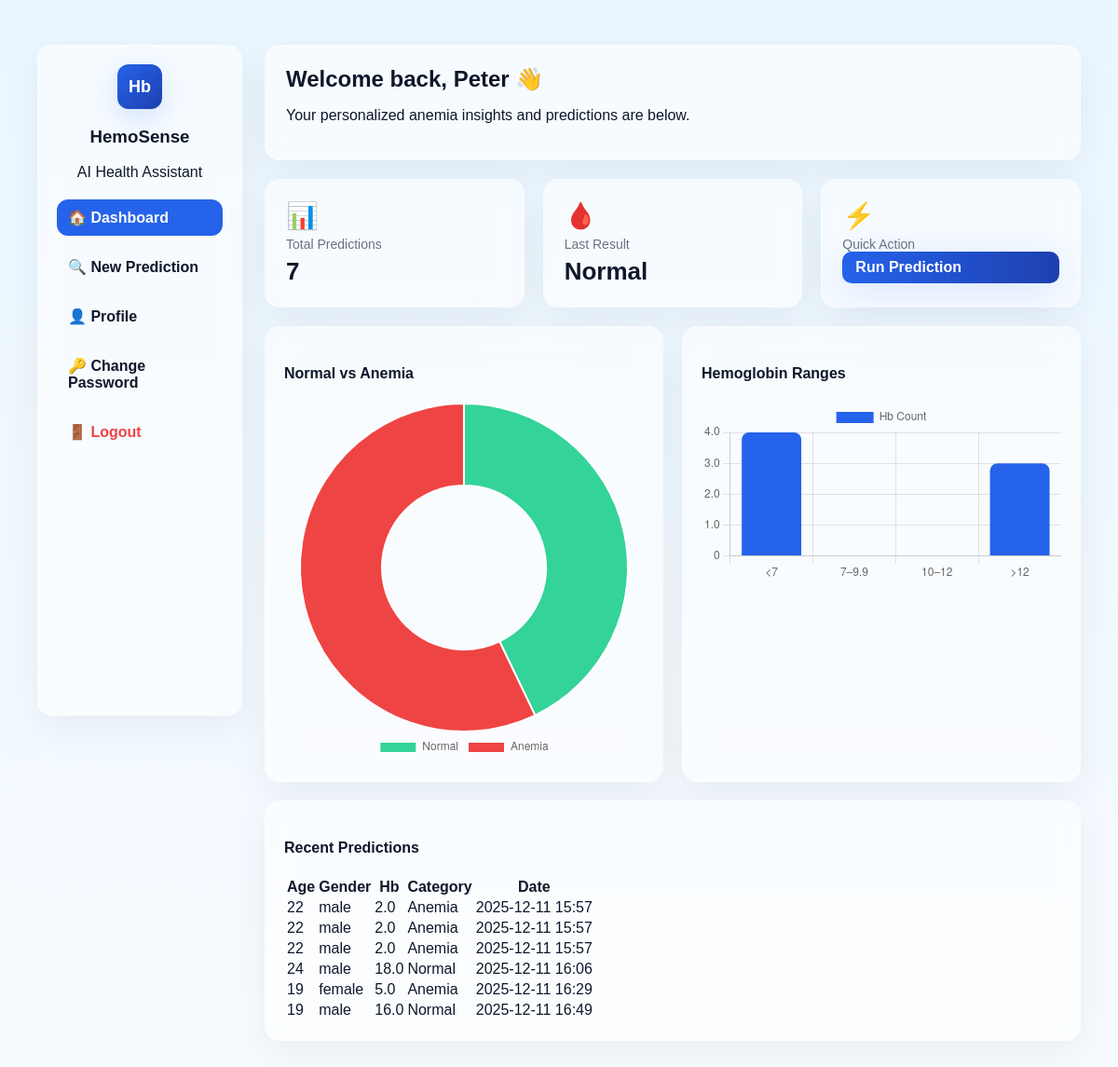
The page /dashboard (signed in) on the database its author committed.
### models.py (models this page shows)
class User(db.Model):
    id = db.Column(db.Integer, primary_key=True)
    name = db.Column(db.String(120), nullable=False)
    email = db.Column(db.String(120), unique=True, nullable=False)
    password = db.Column(db.String(200), nullable=False)
    created_at = db.Column(db.DateTime, default=datetime.utcnow)

class Prediction(db.Model):
    id = db.Column(db.Integer, primary_key=True)
    user_email = db.Column(db.String(120), nullable=False)
    age = db.Column(db.Integer, nullable=False)
    gender = db.Column(db.String(20), nullable=False)
    hb = db.Column(db.Float, nullable=False)
    mch = db.Column(db.Float, nullable=True)
    mchc = db.Column(db.Float, nullable=True)
    mcv = db.Column(db.Float, nullable=True)
    category = db.Column(db.String(50), nullable=False)
    confidence = db.Column(db.Float, nullable=True)
    timestamp = db.Column(db.DateTime, default=datetime.utcnow)

### app.py (the view)
@app.route("/dashboard")
def dashboard():
    if "user" not in session:
        flash("Please login to continue.", "error")
        return redirect(url_for("auth"))
    email = session["user"]["email"]
    user = User.query.filter_by(email=email).first()
    preds = Prediction.query.filter_by(user_email=email).order_by(Prediction.timestamp).all()
    total_predictions = len(preds)
    recent_predictions = preds[-6:] if preds else []
    category_counts = {"Normal": 0, "Anemia": 0}
    hb_ranges = {"<7": 0, "7-9.9": 0, "10-12": 0, ">12": 0}
    for p in preds:
        category_counts[p.category] = category_counts.get(p.category, 0) + 1
        hb = p.hb
        if hb < 7:
            hb_ranges["<7"] += 1
        elif hb < 10:
            hb_ranges["7-9.9"] += 1
        elif hb <= 12:
            hb_ranges["10-12"] += 1
        else:
            hb_ranges[">12"] += 1
    return render_template(
        "dashboard.html",
        user_name=user.name,
        total_predictions=total_predictions,
        recent_predictions=recent_predictions,
        category_counts=category_counts,
        hb_ranges=hb_ranges
    )

### Flask/templates/dashboard.html (shortened to what this page needs)
{% extends "base.html" %}
{% block content %}
<div class="dashboard-wrapper">
  <aside class="sidebar glass">
    <div class="side-brand">
      <div class="logo small-logo">Hb</div>
      <h3>HemoSense</h3>
      <p class="muted">AI Health Assistant</p>
    </div>
    <ul class="side-menu">
      <li><a href="{{ url_for('dashboard') }}" class="active">🏠 Dashboard</a></li>
      <li><a href="{{ url_for('predict') }}">🔍 New Prediction</a></li>
      <li><a href="{{ url_for('profile') }}">👤 Profile</a></li>
      <li><a href="{{ url_for('change_password') }}">🔑 Change Password</a></li>
      <li><a href="{{ url_for('logout') }}" class="logout">🚪 Logout</a></li>
    </ul>
  </aside>
  <main class="dash-main">
    <div class="welcome-box glass animate-fade">
      <h2>Welcome back, {{ user_name }} 👋</h2>
      <p>Your personalized anemia insights and predictions are below.</p>
    </div>
    <div class="metric-grid">
      <div class="metric-card glass animate-scale">
        <div class="metric-icon">📊</div>
        <div class="metric-title">Total Predictions</div>
        <div class="metric-value">{{ total_predictions }}</div>
      </div>
      <div class="metric-card glass animate-scale">
        <div class="metric-icon">🩸</div>
        <div class="metric-title">Last Result</div>
        <div class="metric-value">
          {% if recent_predictions %}
            {{ recent_predictions[-1].category }}
          {% else %} — {% endif %}
        </div>
      </div>
      <div class="metric-card glass animate-scale">
        <div class="metric-icon">⚡</div>
        <div class="metric-title">Quick Action</div>
        <a href="{{ url_for('predict') }}" class="btn primary full">Run Prediction</a>
      </div>
    </div>
    <div class="chart-section">
      <div class="chart-card glass">
        <h4>Normal vs Anemia</h4>
        <canvas id="categoryChart"></canvas>
      </div>
      <div class="chart-card glass">
        <h4>Hemoglobin Ranges</h4>
        <canvas id="hbChart"></canvas>
      </div>
    </div>
    <div class="history-card glass">
      <h4>Recent Predictions</h4>
      {% if recent_predictions %}
      <table class="table">
        <thead>
          <tr>
            <th>Age</th><th>Gender</th><th>Hb</th><th>Category</th><th>Date</th>
          </tr>
        </thead>
        <tbody>
          {% for p in recent_predictions %}
          <tr>
            <td>{{ p.age }}</td>
            <td>{{ p.gender }}</td>
            <td>{{ p.hb }}</td>
            <td>{{ p.category }}</td>
            <td>{{ p.timestamp.strftime("%Y-%m-%d %H:%M") }}</td>
          </tr>
          {% endfor %}
        </tbody>
      </table>
      {% else %}
        <p class="muted">No predictions yet.</p>
      {% endif %}
    </div>
  </main>
</div>
<script>
  const categoryCounts = JSON.parse(`{{ category_counts | tojson | safe }}`);
  const hbRanges = JSON.parse(`{{ hb_ranges | tojson | safe }}`);
  new Chart(document.getElementById("categoryChart"), {
    type: "doughnut",
    data: {
      labels: ["Normal", "Anemia"],
      datasets: [{
        data: [categoryCounts.Normal || 0, categoryCounts.Anemia || 0],
        backgroundColor:["#34d399", "#ef4444"]
      }]
    },
    options:{ plugins:{ legend:{ position:"bottom" } } }
  });
  new Chart(document.getElementById("hbChart"), {
  type:"bar",
  data:{
    labels:["<7","7–9.9","10–12",">12"],
    datasets:[{
      label: "Hb Count",     // ⭐ ADD THIS LINE
      data:[
        hbRanges["<7"]||0, hbRanges["7-9.9"]||0,
        hbRanges["10-12"]||0, hbRanges[">12"]||0
      ],
      backgroundColor:"#2563eb",
      borderRadius:8
    }]
  },
  options:{
    scales:{
      y:{ beginAtZero:true }
    }
  }
});
</script>
{% endblock %}

### Flask/templates/base.html (shortened to what this page needs)
<!DOCTYPE html>
<html lang="en">
<head>
  <link rel="stylesheet" href="{{ url_for('static', filename='css/style.css') }}">
</head>
<body>
  <div class="app-wrapper">
    {% block content %}{% endblock %}
  </div>
</body>
</html>

### Flask/static/css/style.css (style rules this page uses)
:root { --bg: #f6fbff; --card: rgba(255,255,255,0.55); --glass-border: rgba(255,255,255,0.35); --text: #0f172a; --muted: #6b7280; --primary: #2563eb; --primary-600: #1e40af; --accent: #06b6d4; --success: #10b981; --danger: #ef4444; --glass-blur: 12px; }
* { box-sizing:border-box; }
body { font-family: "Poppins", sans-serif; margin:0; min-height:100vh; background:linear-gradient(180deg,#eaf6ff 0%, #f7fbff 100%); color:var(--text); }
a { text-decoration: none; }
.app-wrapper { padding:28px 20px; max-width:1200px; margin:0 auto; }
.logo { width:56px; height:56px; border-radius:12px; background:linear-gradient(135deg,var(--primary),var(--primary-600)); display:flex; justify-content:center; align-items:center; color:#fff; font-weight:700; font-size:20px; box-shadow:0 8px 30px rgba(37,99,235,0.18); }
.btn { padding:8px 14px; border-radius:10px; border:0; cursor:pointer; background:white; color:var(--primary); font-weight:600; box-shadow:0 6px 18px rgba(16,24,40,0.06); display:inline-flex; align-items:center; gap:8px; }
.btn.primary { background:linear-gradient(90deg,var(--primary),var(--primary-600)); color:white; box-shadow:0 8px 40px rgba(37,99,235,0.16); }
.btn.full { display:block; width:100%; }
.glass { background:var(--card); border-radius:16px; padding:20px; border:1px solid var(--glass-border); backdrop-filter:blur(var(--glass-blur)); box-shadow:0 12px 40px rgba(16,24,40,0.06); transition:.25s; }
.animate-fade { animation:fadeIn .6s ease forwards; }
.dashboard-wrapper { display:flex; gap:24px; padding:20px; }
.sidebar { width:220px; padding:20px; border-radius:16px; height:90vh; position:sticky; top:20px; }
.side-brand { text-align:center; margin-bottom:20px; }
.small-logo { width:48px;height:48px; font-size:18px; margin:0 auto; }
.side-menu { list-style:none; padding:0; }
.side-menu li { margin-bottom:14px; }
.side-menu a { padding:10px 12px; display:block; border-radius:12px; font-weight:600; color:var(--text); transition:.2s; }
.side-menu a.active { background:var(--primary); color:white; }
.logout { color:#ef4444 !important; }
.dash-main { flex:1; }
.welcome-box { padding:22px; border-radius:16px; margin-bottom:20px; }
.welcome-box h2 { font-size:24px; margin:0; }
.metric-grid { display:grid; grid-template-columns:repeat(3, 1fr); gap:20px; margin-bottom:20px; }
.metric-card { padding:22px; border-radius:16px; text-align:left; }
.metric-icon { font-size:28px; margin-bottom:6px; }
.metric-title { font-size:14px; color:var(--muted); }
.metric-value { font-size:26px; font-weight:800; margin-top:6px; }
.chart-section { display:grid; grid-template-columns:1fr 1fr; gap:20px; margin-bottom:20px; }
.chart-card { padding:20px; border-radius:16px; }
.history-card { padding:20px; border-radius:16px; }

### rows shown on the page
User: name "Peter"
Prediction: category "Normal", age "19", gender "male", hb "16.0", timestamp "2025-12-11 16:49"
Prediction: age "22", gender "male", hb "2.0", category "Anemia", timestamp "2025-12-11 15:57"
Prediction: age "22", gender "male", hb "2.0", category "Anemia", timestamp "2025-12-11 15:57"
Prediction: age "22", gender "male", hb "2.0", category "Anemia", timestamp "2025-12-11 15:57"
Prediction: age "24", gender "male", hb "18.0", category "Normal", timestamp "2025-12-11 16:06"
Prediction: age "19", gender "female", hb "5.0", category "Anemia", timestamp "2025-12-11 16:29"

### other values the page prints
{{ total_predictions }} "7"
chart data {{ category_counts | tojson | safe }} {"Anemia": 4, "Normal": 3}
